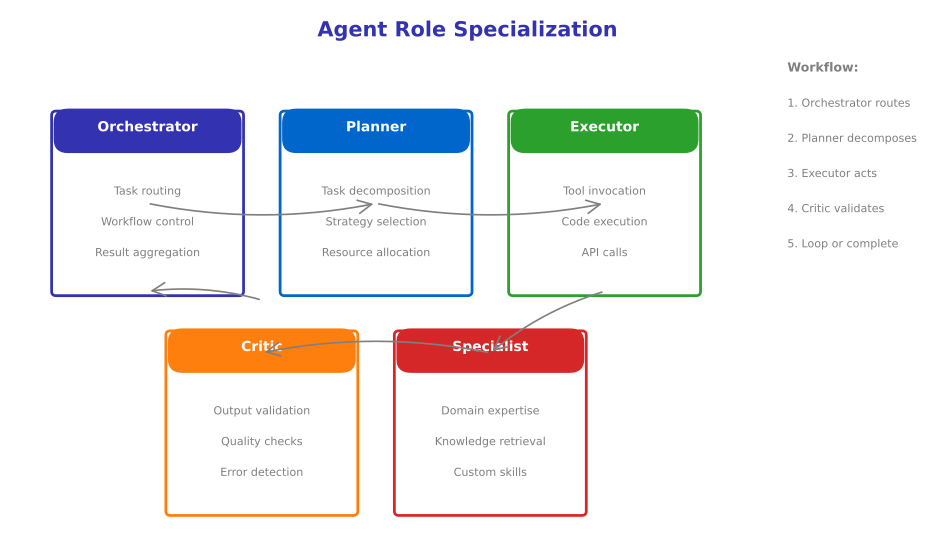

This chart was generated by the following Python code:
"""
Agent Role Specialization Matrix
Week 5 - Multi-Agent Architectures
Shows different agent roles in a multi-agent system
"""

from pathlib import Path

import matplotlib.patches as mpatches
import matplotlib.pyplot as plt
import numpy as np
from matplotlib.patches import FancyBboxPatch, Rectangle

plt.rcParams.update(
    {
        "font.size": 24,
        "axes.labelsize": 24,
        "axes.titlesize": 26,
        "xtick.labelsize": 22,
        "ytick.labelsize": 22,
        "legend.fontsize": 22,
        "figure.figsize": (10, 6),
        "figure.dpi": 150,
        "font.family": "sans-serif",
    }
)

MLPURPLE = "#3333B2"
MLLAVENDER = "#ADADE0"
MLBLUE = "#0066CC"
MLORANGE = "#FF7F0E"
MLGREEN = "#2CA02C"
MLRED = "#D62728"
MLGRAY = "#7F7F7F"

fig, ax = plt.subplots(figsize=(10, 6))
ax.set_xlim(0, 10)
ax.set_ylim(0, 6)
ax.axis("off")

ax.text(
    5, 5.7, "Agent Role Specialization", fontsize=15, fontweight="bold", ha="center", color=MLPURPLE
)

# Role boxes
roles = [
    (
        "Orchestrator",
        1.5,
        4.0,
        MLPURPLE,
        ["Task routing", "Workflow control", "Result aggregation"],
    ),
    (
        "Planner",
        4.0,
        4.0,
        MLBLUE,
        ["Task decomposition", "Strategy selection", "Resource allocation"],
    ),
    ("Executor", 6.5, 4.0, MLGREEN, ["Tool invocation", "Code execution", "API calls"]),
    ("Critic", 2.75, 1.5, MLORANGE, ["Output validation", "Quality checks", "Error detection"]),
    ("Specialist", 5.25, 1.5, MLRED, ["Domain expertise", "Knowledge retrieval", "Custom skills"]),
]

for name, x, y, color, skills in roles:
    # Main box
    box = FancyBboxPatch(
        (x - 1.0, y - 1.2),
        2.0,
        2.0,
        boxstyle="round,pad=0.05",
        facecolor="white",
        edgecolor=color,
        linewidth=2,
    )
    ax.add_patch(box)

    # Header
    header = FancyBboxPatch(
        (x - 1.0, y + 0.4),
        2.0,
        0.45,
        boxstyle="round,pad=0.02,rounding_size=0.15",
        facecolor=color,
        edgecolor=color,
        linewidth=1,
    )
    ax.add_patch(header)
    ax.text(x, y + 0.62, name, fontsize=10, ha="center", fontweight="bold", color="white")

    # Skills
    for i, skill in enumerate(skills):
        ax.text(x, y - 0.1 - i * 0.35, skill, fontsize=8, ha="center", color=MLGRAY)

# Arrows showing interactions
arrow_pairs = [
    (1.5, 3.8, 4.0, 3.8),  # Orchestrator -> Planner
    (4.0, 3.8, 6.5, 3.8),  # Planner -> Executor
    (6.5, 2.8, 5.25, 2.1),  # Executor -> Specialist
    (5.25, 2.1, 2.75, 2.1),  # Specialist -> Critic
    (2.75, 2.7, 1.5, 2.8),  # Critic -> Orchestrator
]

for x1, y1, x2, y2 in arrow_pairs:
    ax.annotate(
        "",
        xy=(x2, y2),
        xytext=(x1, y1),
        arrowprops=dict(arrowstyle="->", color=MLGRAY, lw=1.2, connectionstyle="arc3,rad=0.1"),
    )

# Legend
ax.text(8.5, 5.3, "Workflow:", fontsize=9, color=MLGRAY, fontweight="bold")
ax.text(8.5, 4.9, "1. Orchestrator routes", fontsize=8, color=MLGRAY)
ax.text(8.5, 4.5, "2. Planner decomposes", fontsize=8, color=MLGRAY)
ax.text(8.5, 4.1, "3. Executor acts", fontsize=8, color=MLGRAY)
ax.text(8.5, 3.7, "4. Critic validates", fontsize=8, color=MLGRAY)
ax.text(8.5, 3.3, "5. Loop or complete", fontsize=8, color=MLGRAY)

plt.tight_layout()
plt.savefig(
    Path(__file__).parent / "role_specialization.pdf",
    dpi=300,
    bbox_inches="tight",
    facecolor="white",
    edgecolor="none",
)
plt.close()
print(f"Chart saved to {Path(__file__).parent / 'role_specialization.pdf'}")
